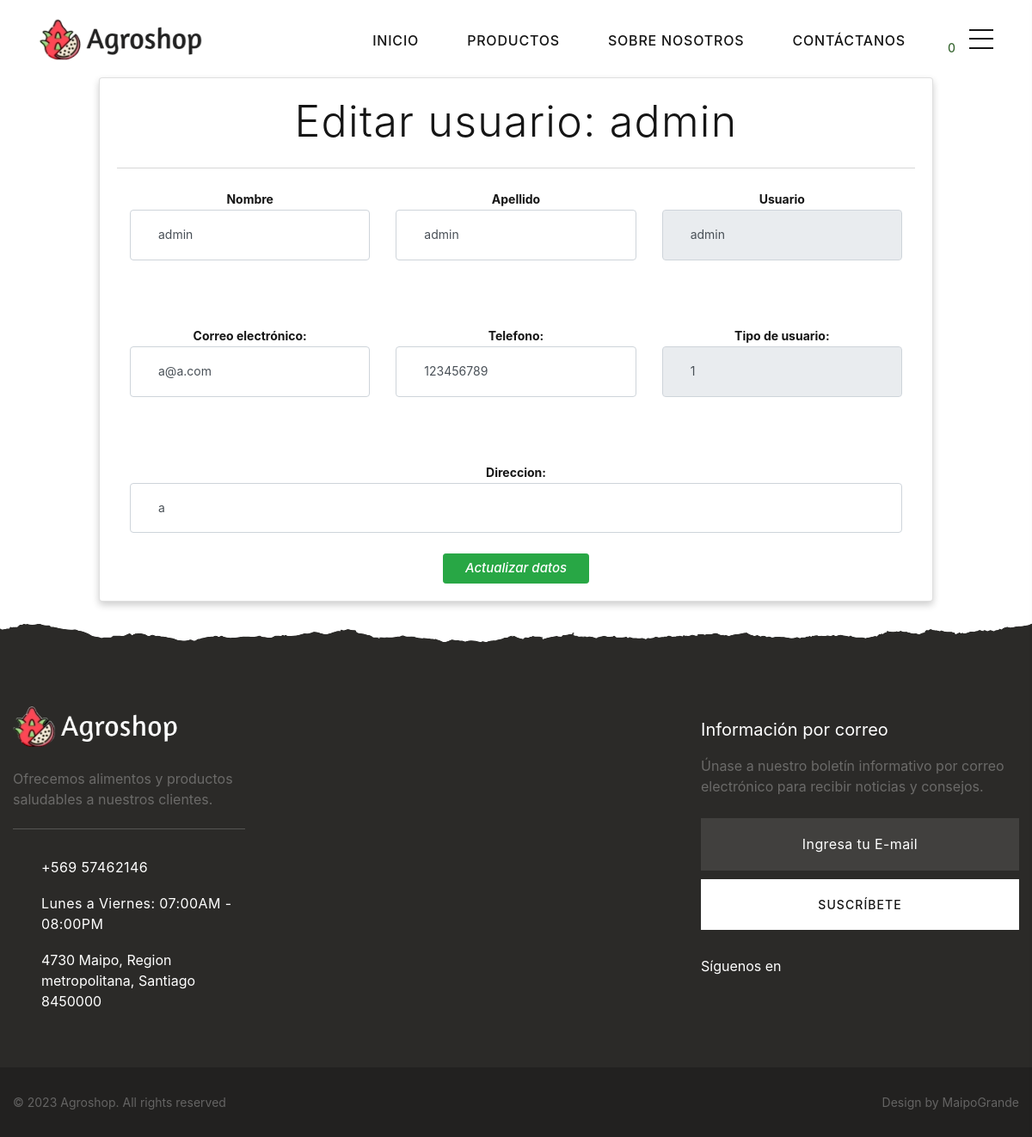
Screenshot of /editar.php?id=1 with the database file from the repository.
### tables this page shows
CREATE TABLE `usuario` (
  `id_usuario` int(11) NOT NULL,
  `usu_nombre` varchar(255) NOT NULL,
  `usu_apellido` varchar(255) NOT NULL,
  `usu_rut` varchar(255) NOT NULL,
  `usu_email` varchar(255) NOT NULL,
  `usu_pass` varchar(255) NOT NULL,
  `usu_usuario` varchar(255) NOT NULL,
  `usu_telefono` varchar(255) NOT NULL,
  `usu_direccion` varchar(255) NOT NULL,
  `id_tipousuario` int(11) NOT NULL,
  `usu_estado` int(10) UNSIGNED NOT NULL DEFAULT 1
);

### editar.php (the view, shortened to what this page needs)
<?php ob_start();
include('header.php');
include_once 'config/config.php';
$nombre_2 = '';
$apellido_2 = '';
$usuario_2 = '';
$email_2 = '';
$telefono_2 = '';
$direccion_2 = '';
$tipo_usuario_2 = '';
if (isset($_GET['id'])) {
    $id = $_GET['id'];
    $query = "SELECT * FROM usuario WHERE id_usuario=$id";
    $result = mysqli_query($conexion, $query);
    if (mysqli_num_rows($result) == 1) {
        $row = mysqli_fetch_array($result);
        $nombre_2 = $row['usu_nombre'];
        $apellido_2 = $row['usu_apellido'];
        $usuario_2 = $row['usu_usuario'];
        $email_2 = $row['usu_email'];
        $telefono_2 = $row['usu_telefono'];
        $direccion_2 = $row['usu_direccion'];
        $tipo_usuario_2 = $row['id_tipousuario'];
    }
}
?>
<div class="container mb-5">
    <div class="row">
        <div class="col-md-10 mx-auto">
            <div class="card card-body">
                <h3>Editar usuario:
                    <?php echo $nombre_2; ?>
                </h3>
                <br>
                <hr><br>
                <form action="editar.php?id=<?php echo $_GET['id']; ?>" method="POST">
                    <div class="container " style="font-weight:bold">
                        <div class="row">
                            <div class="form-group col">
                                <label for="nombre_2">Nombre</label>
                                <input type="text" class="form-control" name="nombre_2" value="<?php echo $nombre_2; ?>"
                                    placeholder="Nombre" required>
                            </div>
                            <div class="form-group col">
                                <label for="apellido_2">Apellido</label>
                                <input type="text" class="form-control " name="apellido_2"
                                    value="<?php echo $apellido_2; ?>" placeholder="Apellido" required>
                            </div>
                            <div class="form-group col">
                                <label for="usuario_2">Usuario</label>
                                <input disabled type="text" class="form-control " name="usuario_2"
                                    value="<?php echo $usuario_2; ?>" placeholder="Nombre de Usuario" required>
                            </div>
                        </div>
                    </div>
                    <div class="container" style="font-weight:bold">
                        <div class="row">
                            <div class="form-group col">
                                <label>Correo electrónico:</label>
                                <input type="email" class="form-control" name="email_2" value="<?php echo $email_2; ?>">
                            </div>
                            <div class="form-group col">
                                <label>Telefono:</label>
                                <input type="text" class="form-control" required name="telefono_2"
                                    value="<?php echo $telefono_2; ?>">
                            </div>
                            <div class="col">
                                <label>Tipo de usuario:</label>
                                <input disabled type="text" class="form-control " name="tipo_usuario_2"
                                    value="<?php echo $tipo_usuario_2; ?>" required>
                            </div>
                        </div>
                    </div>
                    <div class="container " style="font-weight:bold">
                        <div class="row">
                            <div class="form-group col">
                                <label>Direccion:</label>
                                <input type="text" class="form-control " name="direccion_2"
                                    value="<?php echo $direccion_2; ?>" required>
                            </div>
                        </div>
                    </div>
                    <button type="submit" name="actualizar" class="btn btn-sm btn-success mt-2"
                        style="font-size:15px"><i class="fa fa-floppy-o fa-2x " style="color:white;"> Actualizar
                            datos</i></button>
                </form>
            </div>
        </div>
    </div>
</div>
<?php
include('footer.php'); ?>

### rows the page displays
usuario: usu_nombre "admin", nombre_2 "admin", apellido_2 "admin", usuario_2 "admin", email_2 "a@a.com", telefono_2 "123456789", tipo_usuario_2 "1", direccion_2 "a"

### other values shown
$totalCantidad "0"
